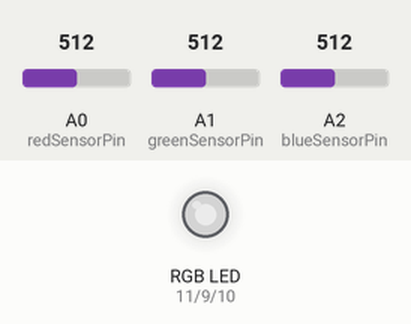
Recording of a sketch running on a simulated Arduino Uno, built with avr-gcc and run on an emulated ATmega328P. Shown: an RGB LED mixed from three pins (HIGH = lit). The inputs (shaded band) are chosen by the test bench; at power-on: A0 (redSensorPin) = 512, A1 (greenSensorPin) = 512, A2 (blueSensorPin) = 512. Dim RGB values are drawn brighter than linear.

Above: at 1.2 s.
1.3 s: A0 (redSensorPin) set to 716
At 2.1 s:
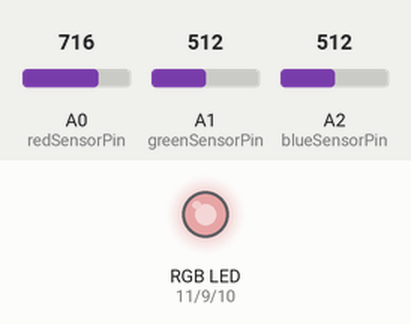
2.8 s: A1 (greenSensorPin) set to 716
At 4.0 s:
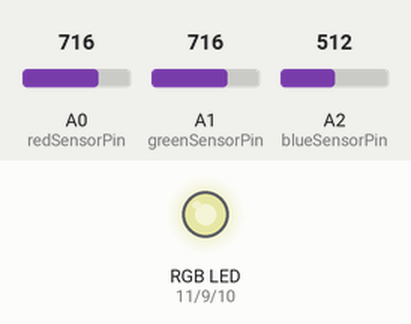
4.3 s: A2 (blueSensorPin) set to 716
At 5.3 s:
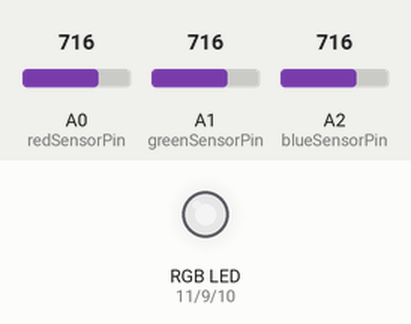
5.8 s: A0 (redSensorPin) set to 900
At 6.9 s:
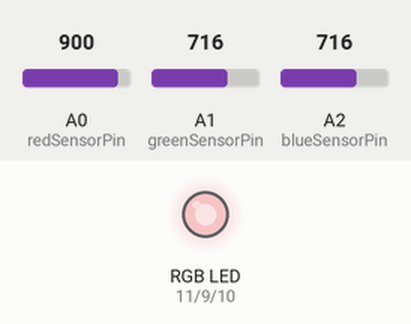
7.3 s: A1 (greenSensorPin) set to 900
At 7.7 s:
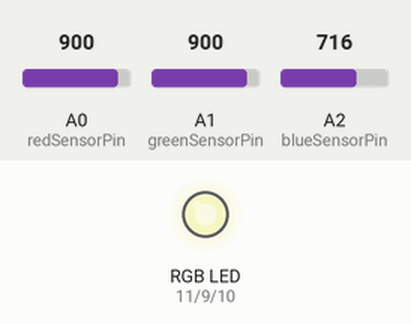
8.8 s: A2 (blueSensorPin) set to 900
At 9.7 s:
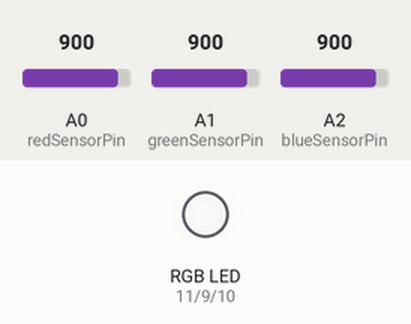
Timing chart, 0 to 11.3 s (numbered marks = the images above; inputs shaded):
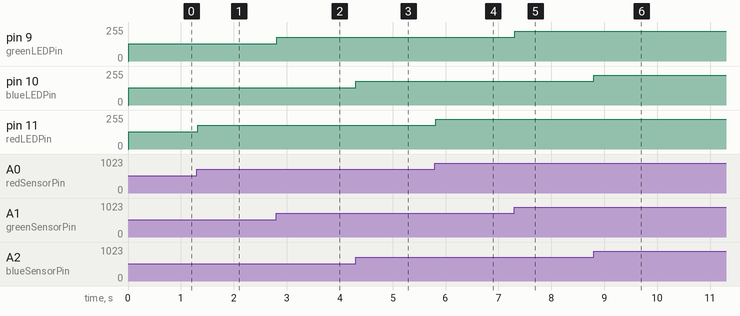

Measured:
- after the input at 1.3 s, pin 11 (redLEDPin): 128/255 → 179/255 at once
- after the input at 2.8 s, pin 9 (greenLEDPin): 128/255 → 179/255 at once
- after the input at 4.3 s, pin 10 (blueLEDPin): 128/255 → 179/255 at once
- after the input at 5.8 s, pin 11 (redLEDPin): 179/255 → 225/255 at once
- after the input at 7.3 s, pin 9 (greenLEDPin): 179/255 → 225/255 at once
- after the input at 8.8 s, pin 10 (blueLEDPin): 179/255 → 225/255 at once

The sketch:

_04_color_mixing_lamp.ino
```cpp
const int redLEDPin = 11;
const int greenLEDPin = 9;
const int blueLEDPin = 10;

const int redSensorPin = A0;
const int greenSensorPin = A1;
const int blueSensorPin = A2;

int redValue = 0;
int greenValue = 0;
int blueValue = 0;

int redSensorValue = 0;
int greenSensorValue = 0;
int blueSensorValue = 0;

void setup() {
  Serial.begin(9600);

  pinMode(redLEDPin, OUTPUT);
  pinMode(greenLEDPin, OUTPUT);
  pinMode(blueLEDPin, OUTPUT);
}

void loop() {
  redSensorValue = analogRead(redSensorPin);
  delay(5);
  greenSensorValue = analogRead(greenSensorPin);
  delay(5);
  blueSensorValue = analogRead(blueSensorPin);

  redValue = redSensorValue / 4;
  greenValue = greenSensorValue / 4;
  blueValue = blueSensorValue / 4;

  analogWrite(redLEDPin, redValue);
  analogWrite(greenLEDPin, greenValue);
  analogWrite(blueLEDPin, blueValue);
}
```
